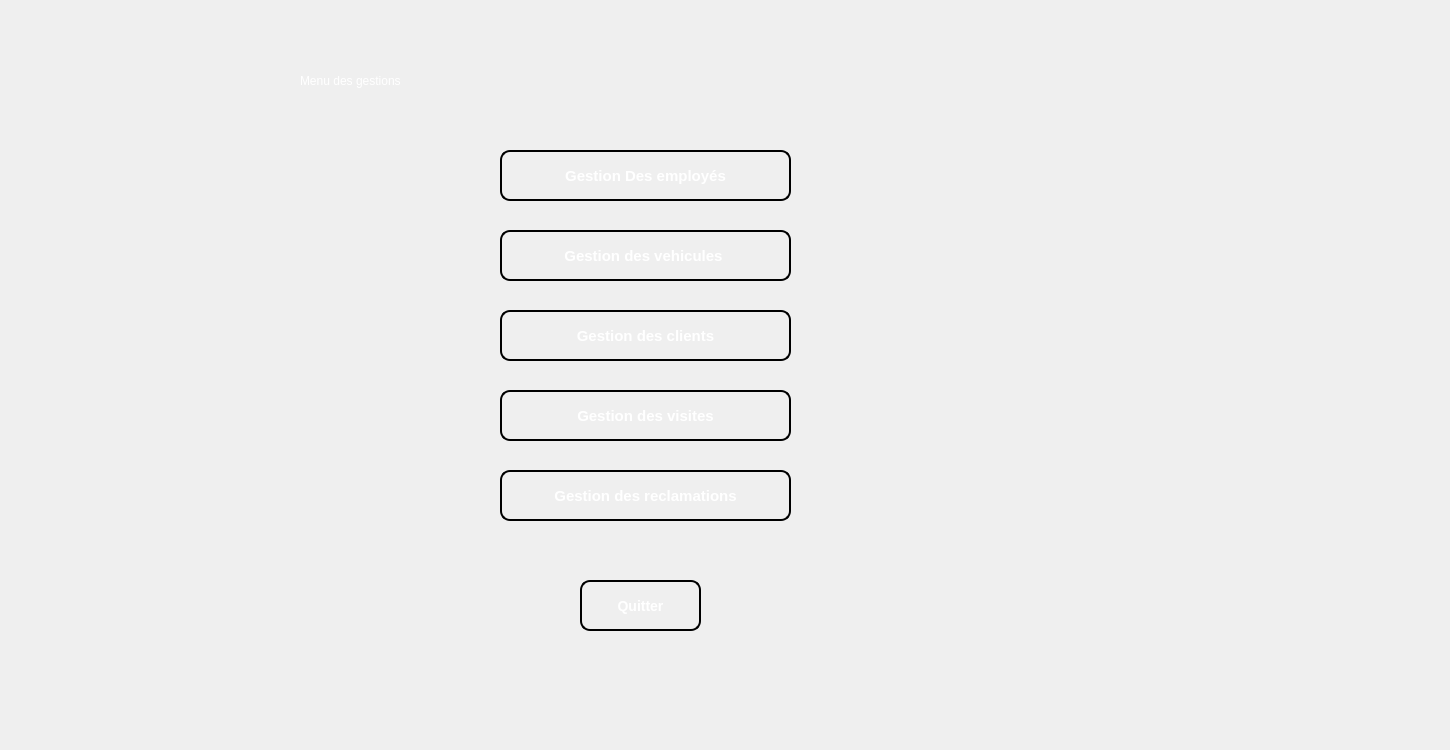
    <widget class="QWidget" name="page_admin">
     <widget class="QPushButton" name="pushButton_19">
      <property name="geometry">
       <rect>
        <x>500</x>
        <y>390</y>
        <width>291</width>
        <height>51</height>
       </rect>
      </property>
      <property name="styleSheet">
       <string notr="true">QPushButton {
    background: qlineargradient(x1: 0, y1: 0, x2: 0, y2: 1,
                                stop: 0 #1c3087, stop: 1 #1c3087);
    border: 2px solid #000000;
    border-radius: 10px;
    padding: 10px;
    color: white;
    font-size: 15px;
    font-weight: bold;
    text-align: center;
}

QPushButton:hover {
    background: qlineargradient(x1: 0, y1: 0, x2: 0, y2: 1,
                                stop: 0 #bd9a06, stop: 1 #deb60d);
    cursor: pointer;
    box-shadow: 0px 0px 5px #004040;
}

QPushButton:pressed {
    background: qlineargradient(x1: 0, y1: 0, x2: 0, y2: 1,
                                stop: 0 #004080, stop: 1 #002040);
}</string>
      </property>
      <property name="text">
       <string>Gestion des visites</string>
      </property>
     </widget>
     <widget class="QPushButton" name="pushButton_18">
      <property name="geometry">
       <rect>
        <x>500</x>
        <y>310</y>
        <width>291</width>
        <height>51</height>
       </rect>
      </property>
      <property name="styleSheet">
       <string notr="true">QPushButton {
    background: qlineargradient(x1: 0, y1: 0, x2: 0, y2: 1,
                                stop: 0 #1c3087, stop: 1 #1c3087);
    border: 2px solid #000000;
    border-radius: 10px;
    padding: 10px;
    color: white;
    font-size: 15px;
    font-weight: bold;
    text-align: center;
}

QPushButton:hover {
    background: qlineargradient(x1: 0, y1: 0, x2: 0, y2: 1,
                                stop: 0 #bd9a06, stop: 1 #deb60d);
    cursor: pointer;
    box-shadow: 0px 0px 5px #004040;
}

QPushButton:pressed {
    background: qlineargradient(x1: 0, y1: 0, x2: 0, y2: 1,
                                stop: 0 #004080, stop: 1 #002040);
}</string>
      </property>
      <property name="text">
       <string>Gestion des clients</string>
      </property>
     </widget>
     <widget class="QPushButton" name="boutton_quitter_2">
      <property name="geometry">
       <rect>
        <x>580</x>
        <y>580</y>
        <width>121</width>
        <height>51</height>
       </rect>
      </property>
      <property name="styleSheet">
       <string notr="true">QPushButton {
    background: qlineargradient(x1: 0, y1: 0, x2: 0, y2: 1,
                                stop: 0 #04c8d6, stop: 1 #04c8d6);
    border: 2px solid #000000;
    border-radius: 10px;
    padding: 10px;
	
	
    color: white;
    font-size: 14px;
    font-weight: bold;
    text-align: center;
}

QPushButton:hover {
    background: qlineargradient(x1: 0, y1: 0, x2: 0, y2: 1,
                                stop: 0 #50faf7, stop: 1 #50faf7);
    cursor: pointer;
    box-shadow: 0px 0px 5px #004040;
}

QPushButton:pressed {
    background: qlineargradient(x1: 0, y1: 0, x2: 0, y2: 1,
                                stop: 0 #004080, stop: 1 #002040);
}
</string>
      </property>
      <property name="text">
       <string>Quitter</string>
      </property>
     </widget>
     <widget class="QPushButton" name="pushButton_20">
      <property name="geometry">
       <rect>
        <x>500</x>
        <y>470</y>
        <width>291</width>
        <height>51</height>
       </rect>
      </property>
      <property name="styleSheet">
       <string notr="true">QPushButton {
    background: qlineargradient(x1: 0, y1: 0, x2: 0, y2: 1,
                                stop: 0 #1c3087, stop: 1 #1c3087);
    border: 2px solid #000000;
    border-radius: 10px;
    padding: 10px;
    color: white;
    font-size: 15px;
    font-weight: bold;
    text-align: center;
}

QPushButton:hover {
    background: qlineargradient(x1: 0, y1: 0, x2: 0, y2: 1,
                                stop: 0 #bd9a06, stop: 1 #deb60d);
    cursor: pointer;
    box-shadow: 0px 0px 5px #004040;
}

QPushButton:pressed {
    background: qlineargradient(x1: 0, y1: 0, x2: 0, y2: 1,
                                stop: 0 #004080, stop: 1 #002040);
}</string>
      </property>
      <property name="text">
       <string>Gestion des reclamations</string>
      </property>
     </widget>
     <widget class="QPushButton" name="pushButton_17">
      <property name="geometry">
       <rect>
        <x>500</x>
        <y>230</y>
        <width>291</width>
        <height>51</height>
       </rect>
      </property>
      <property name="styleSheet">
       <string notr="true">QPushButton {
    background: qlineargradient(x1: 0, y1: 0, x2: 0, y2: 1,
                                stop: 0 #1c3087, stop: 1 #1c3087);
    border: 2px solid #000000;
    border-radius: 10px;
    padding: 10px;
    color: white;
    font-size: 15px;
    font-weight: bold;
    text-align: center;
}

QPushButton:hover {
    background: qlineargradient(x1: 0, y1: 0, x2: 0, y2: 1,
                                stop: 0 #bd9a06, stop: 1 #deb60d);
    cursor: pointer;
    box-shadow: 0px 0px 5px #004040;
}

QPushButton:pressed {
    background: qlineargradient(x1: 0, y1: 0, x2: 0, y2: 1,
                                stop: 0 #004080, stop: 1 #002040);
}</string>
      </property>
      <property name="text">
       <string>Gestion des vehicules </string>
      </property>
     </widget>
     <widget class="QLabel" name="label_5">
      <property name="geometry">
       <rect>
        <x>300</x>
        <y>20</y>
        <width>701</width>
        <height>121</height>
       </rect>
      </property>
      <property name="styleSheet">
       <string notr="true">color:rgb(255, 255, 255);
border-color:rgba(0,0,0,0);
font: 63 48pt &quot;Yu Gothic UI Semibold&quot;;



background-color:rgba(0,0,0,0);</string>
      </property>
      <property name="text">
       <string>Menu des gestions</string>
      </property>
     </widget>
     <widget class="QPushButton" name="boutton_gestions_employe">
      <property name="geometry">
       <rect>
        <x>500</x>
        <y>150</y>
        <width>291</width>
        <height>51</height>
       </rect>
      </property>
      <property name="styleSheet">
       <string notr="true">QPushButton {
    background: qlineargradient(x1: 0, y1: 0, x2: 0, y2: 1,
                                stop: 0 #1c3087, stop: 1 #1c3087);
    border: 2px solid #000000;
    border-radius: 10px;
    padding: 10px;
    color: white;
    font-size: 15px;
    font-weight: bold;
    text-align: center;
}

QPushButton:hover {
    background: qlineargradient(x1: 0, y1: 0, x2: 0, y2: 1,
                                stop: 0 #bd9a06, stop: 1 #deb60d);
    cursor: pointer;
    box-shadow: 0px 0px 5px #004040;
}

QPushButton:pressed {
    background: qlineargradient(x1: 0, y1: 0, x2: 0, y2: 1,
                                stop: 0 #004080, stop: 1 #002040);
}</string>
      </property>
      <property name="text">
       <string>Gestion Des employés</string>
      </property>
     </widget>
     <widget class="QLabel" name="label_57">
      <property name="geometry">
       <rect>
        <x>0</x>
        <y>0</y>
        <width>1441</width>
        <height>741</height>
       </rect>
      </property>
      <property name="minimumSize">
       <size>
        <width>1031</width>
        <height>0</height>
       </size>
      </property>
      <property name="text">
       <string/>
      </property>
      <property name="pixmap">
       <pixmap>../image QT/lucid-air-touring-1920x1080_786574-mm-90.jpg</pixmap>
      </property>
     </widget>
     <zorder>label_57</zorder>
     <zorder>pushButton_19</zorder>
     <zorder>pushButton_18</zorder>
     <zorder>boutton_quitter_2</zorder>
     <zorder>pushButton_20</zorder>
     <zorder>pushButton_17</zorder>
     <zorder>label_5</zorder>
     <zorder>boutton_gestions_employe</zorder>
    </widget>
